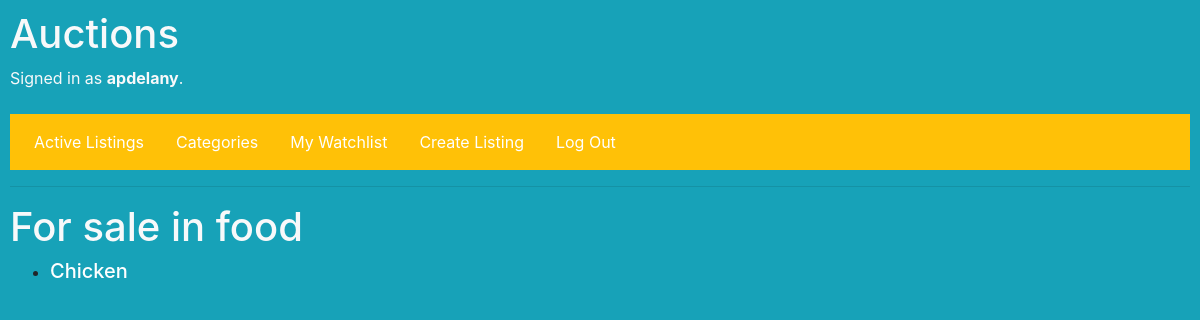
Page /categories/food (signed in) on the committed database.
### auctions/models.py (models this page shows, shortened)
class User(AbstractUser):
    pass

class AuctionListing(models.Model):
    title = models.CharField(max_length=64)
    description = models.TextField()
    price = models.DecimalField(max_digits=10, decimal_places=2)
    photo = models.URLField()
    category = models.CharField(max_length=64)
    owner = models.ForeignKey(User, on_delete=models.CASCADE, related_name="owned_listings")
    active = models.BooleanField(default=True)

### auctions/views.py (the view)
# urls.py: path("categories/<path:categoryName>", views.categoryPage, name="categoryPage")
def categoryPage(request, categoryName):
    categoryItems = AuctionListing.objects.filter(category=categoryName, active=True)
    if request.method == "GET":
        return render(request, "auctions/category.html", {
            "categoryItems": categoryItems,
            "categoryName": categoryName
        })

### auctions/templates/auctions/category.html
{% extends "auctions/layout.html" %}
{% block body %}
    <h1 class="text-light">For sale in {{ categoryName }}</h1>
    <ul>
    {% for category in categoryItems %}
    {% if category.active == True %}
    <li><h5> <a href="{% url 'listing' category.id %}" style="text-decoration: none; color: white">{{ category.title }}</a> </h5></li>
    {% endif %}
    {% endfor %}
    </ul>
{% endblock %}

### auctions/templates/auctions/layout.html (shortened to what this page needs)
{% load static %}
<!DOCTYPE html>
<html lang="en">
    <head>
        <link
            rel="stylesheet"
            href="https://stackpath.bootstrapcdn.com/bootstrap/4.4.1/css/bootstrap.min.css"
        >
        <link href="{% static 'auctions/styles.css' %}" rel="stylesheet">
    </head>
    <body class="bg-info">
    <h1 class="text-light">Auctions</h1>
        <div class="text-light">
            {% if user.is_authenticated %}
                Signed in as <strong>{{ user.username }}</strong>.
            {% else %}
                Not signed in.
            {% endif %}
        </div>
        <ul class="nav mt-4 p-2 bg-warning text-light">
            <li class="nav-item">
                <a class="nav-link text-white" href="{% url 'index' %}">Active Listings</a>
            </li>
            <li class="nav-item">
                <a class="nav-link text-white" href="{% url 'categoriesPage' %}">Categories</a>
            </li>
            {% if user.is_authenticated %}
                <li class="nav-item">
                    <a class="nav-link text-white" href="{% url 'watchlistPage' %}">My Watchlist</a>
                </li>
                <li class="nav-item">
                    <a class="nav-link text-white" href="{% url 'postListing' %}">Create Listing</a>
                </li>
                <li class="nav-item">
                    <a class="nav-link text-white" href="{% url 'logout' %}">Log Out</a>
                </li>
            {% endif %}
        </ul>
        <hr>
        {% block body %}
        {% endblock %}
    </body>
</html>

### auctions/static/auctions/styles.css (style rules this page uses)
body { padding: 10px; }

### rows in the picture
User: username "apdelany"
AuctionListing: category "food", title "Chicken"
